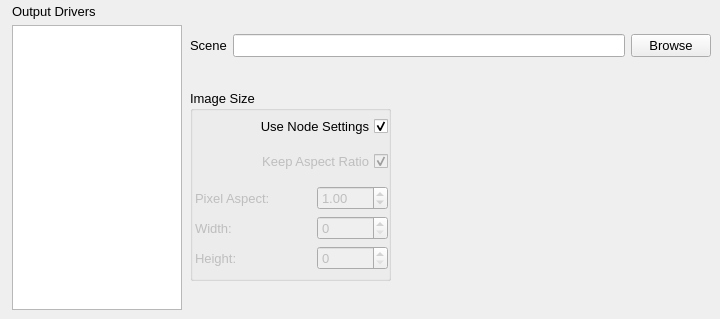
         <widget class="QWidget" name="houdiniSettings">
          <widget class="QGroupBox" name="groupBox_9">
           <property name="geometry">
            <rect>
             <x>190</x>
             <y>90</y>
             <width>201</width>
             <height>191</height>
            </rect>
           </property>
           <property name="sizePolicy">
            <sizepolicy hsizetype="MinimumExpanding" vsizetype="MinimumExpanding">
             <horstretch>5</horstretch>
             <verstretch>0</verstretch>
            </sizepolicy>
           </property>
           <property name="font">
            <font>
             <pointsize>10</pointsize>
             <weight>50</weight>
             <bold>false</bold>
            </font>
           </property>
           <property name="title">
            <string>Image Size</string>
           </property>
           <widget class="QWidget" name="layoutWidget">
            <property name="geometry">
             <rect>
              <x>5</x>
              <y>18</y>
              <width>193</width>
              <height>171</height>
             </rect>
            </property>
            <layout class="QVBoxLayout">
             <item>
              <widget class="QCheckBox" name="houdiniOutputCustomImageRes">
               <property name="layoutDirection">
                <enum>Qt::RightToLeft</enum>
               </property>
               <property name="text">
                <string>Use Node Settings</string>
               </property>
               <property name="checked">
                <bool>true</bool>
               </property>
              </widget>
             </item>
             <item>
              <widget class="QCheckBox" name="houdiniOutputKeepAspect">
               <property name="enabled">
                <bool>false</bool>
               </property>
               <property name="font">
                <font>
                 <pointsize>10</pointsize>
                 <weight>50</weight>
                 <bold>false</bold>
                </font>
               </property>
               <property name="statusTip">
                <string>Keep the aspect ratio of the output node</string>
               </property>
               <property name="layoutDirection">
                <enum>Qt::RightToLeft</enum>
               </property>
               <property name="text">
                <string>Keep Aspect Ratio</string>
               </property>
               <property name="checked">
                <bool>true</bool>
               </property>
              </widget>
             </item>
             <item>
              <layout class="QGridLayout">
               <item row="0" column="0">
                <widget class="QLabel" name="houdiniOutputPixelAspectLabel">
                 <property name="enabled">
                  <bool>false</bool>
                 </property>
                 <property name="font">
                  <font>
                   <pointsize>10</pointsize>
                   <weight>50</weight>
                   <bold>false</bold>
                  </font>
                 </property>
                 <property name="text">
                  <string>Pixel Aspect:</string>
                 </property>
                </widget>
               </item>
               <item row="0" column="1">
                <widget class="QDoubleSpinBox" name="houdiniOutputPixelAspect">
                 <property name="enabled">
                  <bool>false</bool>
                 </property>
                 <property name="font">
                  <font>
                   <pointsize>10</pointsize>
                   <weight>50</weight>
                   <bold>false</bold>
                  </font>
                 </property>
                 <property name="minimum">
                  <double>0.100000000000000</double>
                 </property>
                 <property name="maximum">
                  <double>4.000000000000000</double>
                 </property>
                 <property name="value">
                  <double>1.000000000000000</double>
                 </property>
                </widget>
               </item>
               <item row="1" column="0">
                <widget class="QLabel" name="houdiniOutputWidthLabel">
                 <property name="enabled">
                  <bool>false</bool>
                 </property>
                 <property name="font">
                  <font>
                   <pointsize>10</pointsize>
                   <weight>50</weight>
                   <bold>false</bold>
                  </font>
                 </property>
                 <property name="text">
                  <string>Width:</string>
                 </property>
                </widget>
               </item>
               <item row="1" column="1">
                <widget class="QSpinBox" name="houdiniOutputWidth">
                 <property name="enabled">
                  <bool>false</bool>
                 </property>
                 <property name="font">
                  <font>
                   <pointsize>10</pointsize>
                   <weight>50</weight>
                   <bold>false</bold>
                  </font>
                 </property>
                 <property name="statusTip">
                  <string>Image width.  If none is given, width will be taken from output driver.</string>
                 </property>
                 <property name="maximum">
                  <number>999999999</number>
                 </property>
                </widget>
               </item>
               <item row="2" column="0">
                <widget class="QLabel" name="houdiniOutputHeightLabel">
                 <property name="enabled">
                  <bool>false</bool>
                 </property>
                 <property name="font">
                  <font>
                   <pointsize>10</pointsize>
                   <weight>50</weight>
                   <bold>false</bold>
                  </font>
                 </property>
                 <property name="text">
                  <string>Height:</string>
                 </property>
                </widget>
               </item>
               <item row="2" column="1">
                <widget class="QSpinBox" name="houdiniOutputHeight">
                 <property name="enabled">
                  <bool>false</bool>
                 </property>
                 <property name="sizePolicy">
                  <sizepolicy hsizetype="Fixed" vsizetype="Fixed">
                   <horstretch>0</horstretch>
                   <verstretch>0</verstretch>
                  </sizepolicy>
                 </property>
                 <property name="font">
                  <font>
                   <pointsize>10</pointsize>
                   <weight>50</weight>
                   <bold>false</bold>
                  </font>
                 </property>
                 <property name="statusTip">
                  <string>Image height.  If none is given, height will be taken from output driver.</string>
                 </property>
                 <property name="maximum">
                  <number>999999999</number>
                 </property>
                </widget>
               </item>
              </layout>
             </item>
            </layout>
           </widget>
          </widget>
          <widget class="QLabel" name="label">
           <property name="geometry">
            <rect>
             <x>12</x>
             <y>2</y>
             <width>99</width>
             <height>18</height>
            </rect>
           </property>
           <property name="font">
            <font>
             <pointsize>10</pointsize>
             <weight>50</weight>
             <bold>false</bold>
            </font>
           </property>
           <property name="text">
            <string>Output Drivers</string>
           </property>
          </widget>
          <widget class="QListWidget" name="houdiniNodeList">
           <property name="geometry">
            <rect>
             <x>12</x>
             <y>25</y>
             <width>170</width>
             <height>285</height>
            </rect>
           </property>
           <property name="sizePolicy">
            <sizepolicy hsizetype="Fixed" vsizetype="Fixed">
             <horstretch>0</horstretch>
             <verstretch>0</verstretch>
            </sizepolicy>
           </property>
           <property name="font">
            <font>
             <pointsize>10</pointsize>
             <weight>50</weight>
             <bold>false</bold>
            </font>
           </property>
           <property name="contextMenuPolicy">
            <enum>Qt::CustomContextMenu</enum>
           </property>
           <property name="statusTip">
            <string>Houdini output nodes.  Node list populated upon hip file load.</string>
           </property>
           <property name="editTriggers">
            <set>QAbstractItemView::NoEditTriggers</set>
           </property>
           <property name="alternatingRowColors">
            <bool>true</bool>
           </property>
           <property name="selectionMode">
            <enum>QAbstractItemView::ExtendedSelection</enum>
           </property>
          </widget>
          <widget class="QWidget" name="layoutWidget">
           <property name="geometry">
            <rect>
             <x>190</x>
             <y>20</y>
             <width>521</width>
             <height>51</height>
            </rect>
           </property>
           <layout class="QGridLayout">
            <item row="0" column="0">
             <widget class="QLabel" name="sceneLabel_2">
              <property name="font">
               <font>
                <pointsize>10</pointsize>
                <weight>50</weight>
                <bold>false</bold>
               </font>
              </property>
              <property name="text">
               <string>Scene</string>
              </property>
             </widget>
            </item>
            <item row="0" column="1">
             <widget class="QLineEdit" name="houdiniFile">
              <property name="font">
               <font>
                <pointsize>10</pointsize>
                <weight>50</weight>
                <bold>false</bold>
               </font>
              </property>
              <property name="statusTip">
               <string>Scene to render with job</string>
              </property>
              <property name="text">
               <string/>
              </property>
             </widget>
            </item>
            <item row="0" column="2">
             <widget class="QPushButton" name="houdiniBrowseForScene">
              <property name="font">
               <font>
                <pointsize>10</pointsize>
                <weight>50</weight>
                <bold>false</bold>
               </font>
              </property>
              <property name="statusTip">
               <string>Browse for scene to render</string>
              </property>
              <property name="text">
               <string>Browse</string>
              </property>
             </widget>
            </item>
           </layout>
          </widget>
         </widget>
